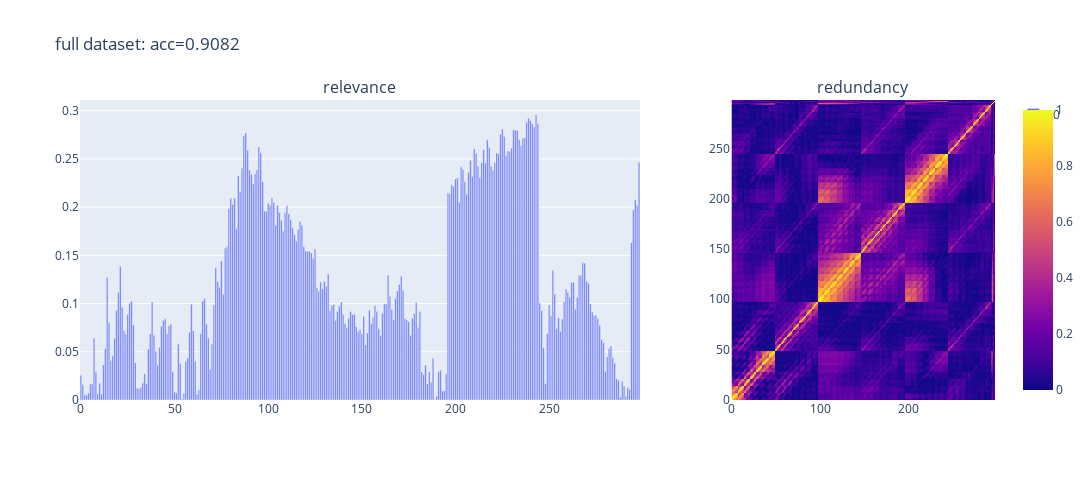

Notebook code cell kept with this figure:
### Code cell
def evaluate_model(m, X, y, indices=None):
    if not indices is None:
        X_filtered = X.iloc[:, indices]
    else:
        X_filtered = X
    acc = np.mean(cross_val_score(clf, X_filtered, y, cv=5))
    return acc


def show_relevance_redundancy(X, y, indices=None, title=""):
    if not indices is None:
        X = X.iloc[:, indices].copy()
    y = y
    fig = make_subplots(
        rows=1,
        cols=2,
        column_widths=[0.68, 0.32],
        column_titles=["relevance", "redundancy"],
    )
    trace_rel = px.bar(np.array([abs(np.corrcoef(x, y)[0, 1]) for x in X.values.T]))
    trace_red = px.imshow(abs(np.corrcoef(X.values, rowvar=False)))
    fig.add_trace(trace_rel.data[0], row=1, col=1)
    fig.add_trace(trace_red.data[0], row=1, col=2)
    fig.update_layout(width=1200, height=480, title=title)
    fig.show()


show_relevance_redundancy(
    X,
    y,
    None,
    f"full dataset: acc={evaluate_model(clf, X, y, None):.4f}",
)

### Figure 1 — Plotly figure (JSON) as saved in the notebook; plotly's stock layout.template omitted (floating-point values rounded to 4 significant figures; data arrays with more than 128 entries replaced by an {"elided": "..."} marker saying what was removed)
{"data": [{"alignmentgroup": "True", "hovertemplate": "variable=0<br>index=%{x}<br>value=%{y}<extra></extra>", "legendgroup": "0", "marker": {"color": "#636efa", "pattern": {"shape": ""}}, "name": "0", "offsetgroup": "0", "orientation": "v", "showlegend": true, "textposition": "auto", "type": "bar", "x": {"elided": "299 int values"}, "xaxis": "x", "y": {"elided": "299 float values"}, "yaxis": "y"}, {"coloraxis": "coloraxis", "hovertemplate": "x: %{x}<br>y: %{y}<br>color: %{z}<extra></extra>", "name": "0", "type": "heatmap", "xaxis": "x2", "yaxis": "y2", "z": {"elided": "299x299 float values"}}], "layout": {"annotations": [{"font": {"size": 16}, "showarrow": false, "text": "relevance", "x": 0.306, "xanchor": "center", "xref": "paper", "y": 1, "yanchor": "bottom", "yref": "paper"}, {"font": {"size": 16}, "showarrow": false, "text": "redundancy", "x": 0.856, "xanchor": "center", "xref": "paper", "y": 1, "yanchor": "bottom", "yref": "paper"}], "height": 480, "title": {"text": "full dataset: acc=0.9082"}, "width": 1200, "xaxis": {"anchor": "y", "domain": [0, 0.612]}, "xaxis2": {"anchor": "y2", "domain": [0.712, 1]}, "yaxis": {"anchor": "x", "domain": [0, 1]}, "yaxis2": {"anchor": "x2", "domain": [0, 1]}}}
